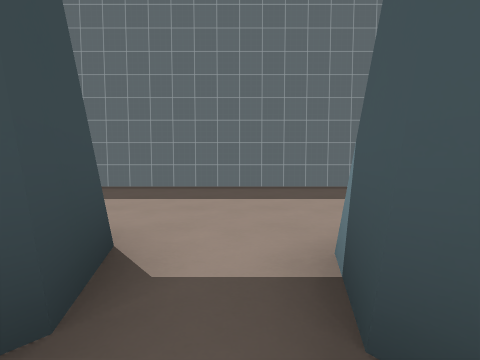
[1] (above)

24 first-person views from a walk through a Godot game level. The camera is 1.2 m above the floor, tilts 4° down and sees 80° across. The floor is counted in squares, 2 m on a side. Each view is taken from the middle of a square. On the plan, view 1 faces up. The plan holds only what a view shows up to about 9 squares ahead; the rest is blank. The place goes on beyond the plan. Characters and animated objects are left out. Surface patterns are stand-ins for the level's own textures.

[2]
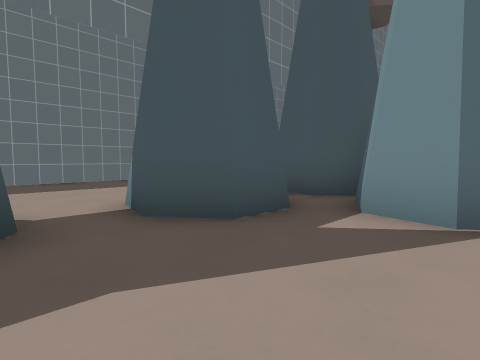

[3]
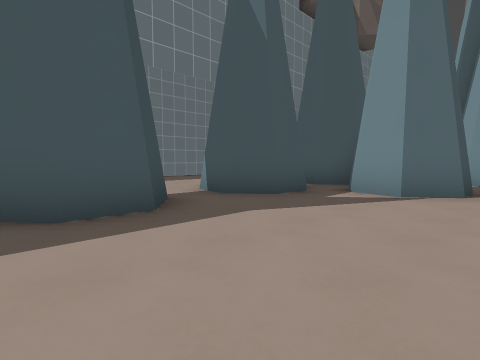

[4]
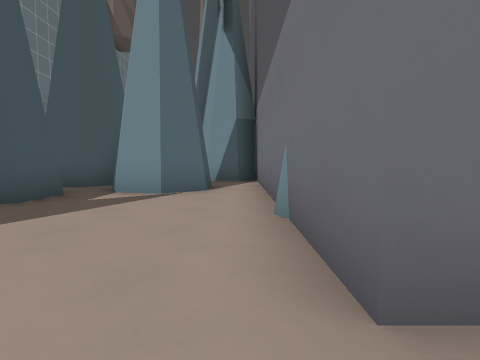

[5]
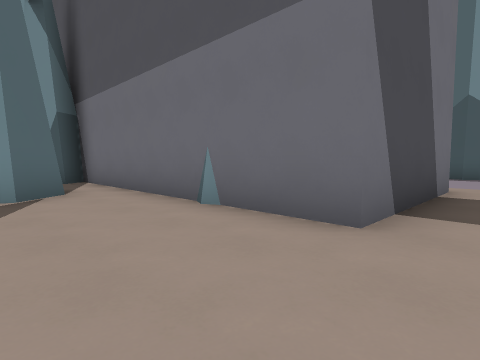

[6]
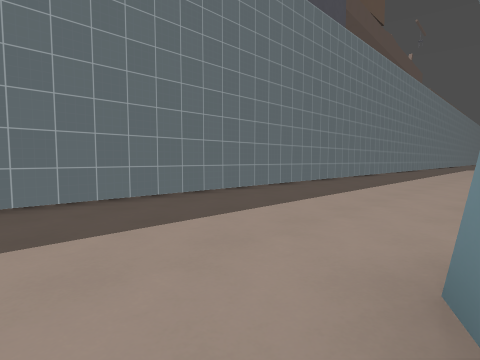

[7]
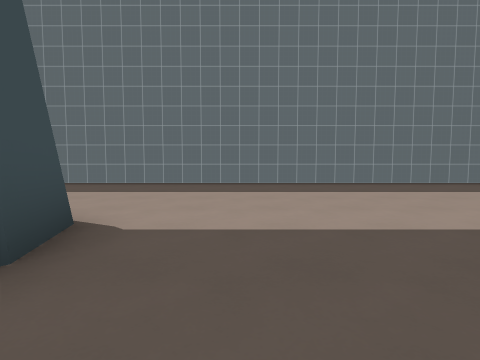

[8]
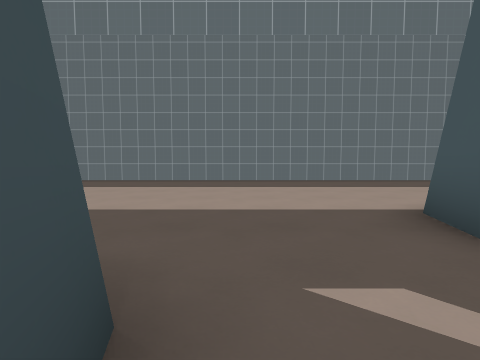

[9]
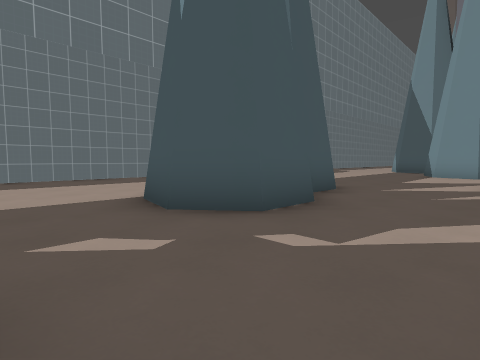

[10]
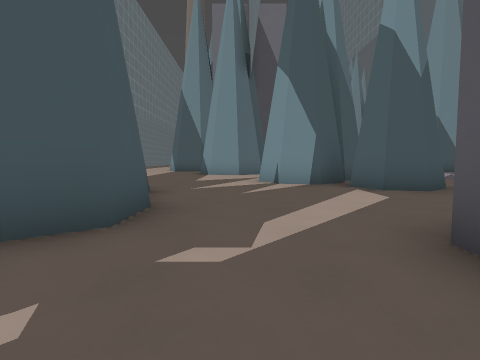

[11]
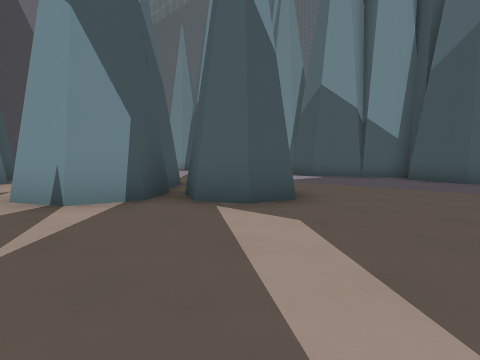

[12]
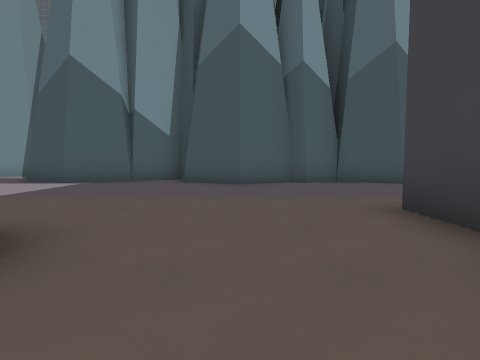

[13]
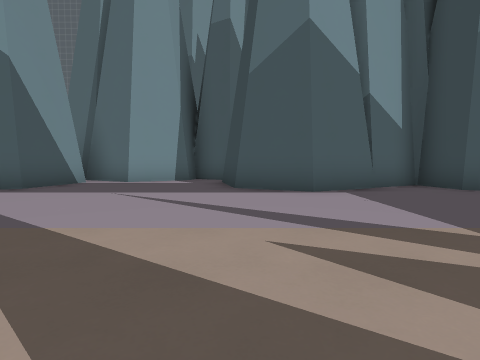

[14]
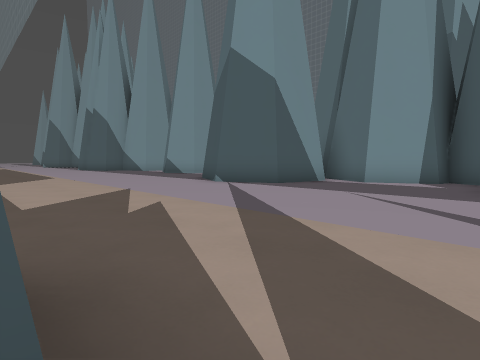

[15]
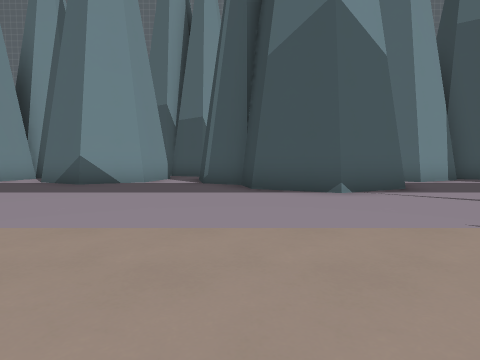

[16]
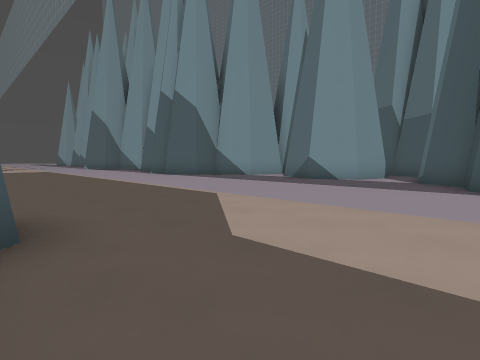

[17]
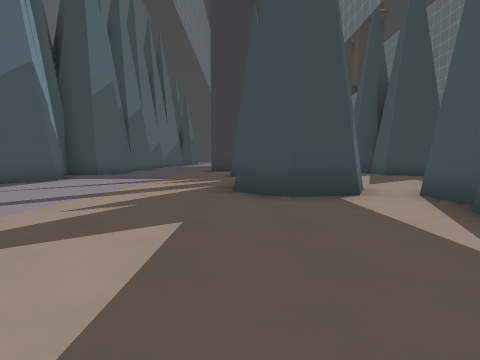

[18]
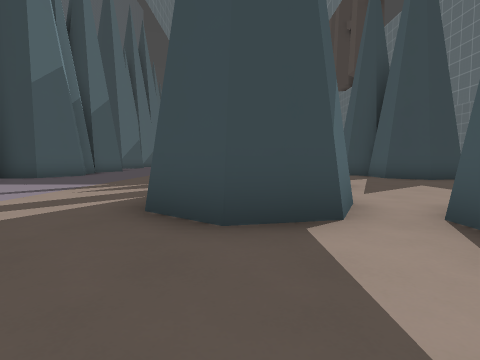

[19]
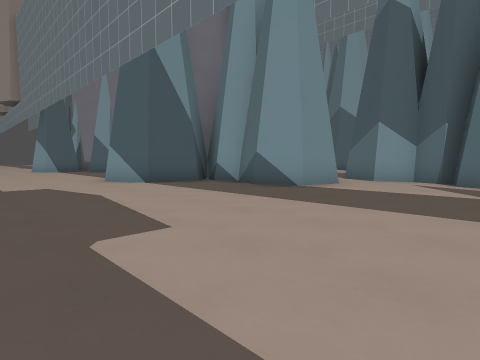

[20]
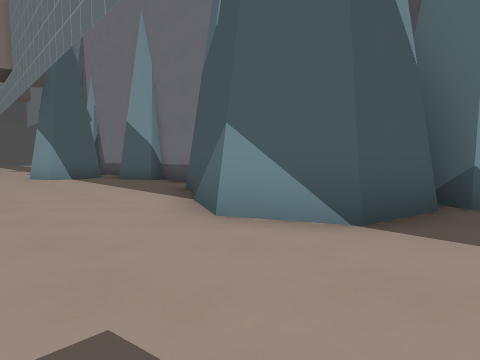

[21]
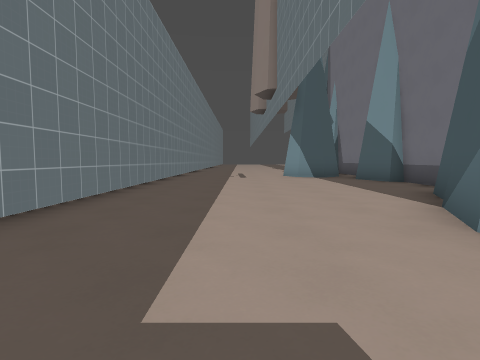

[22]
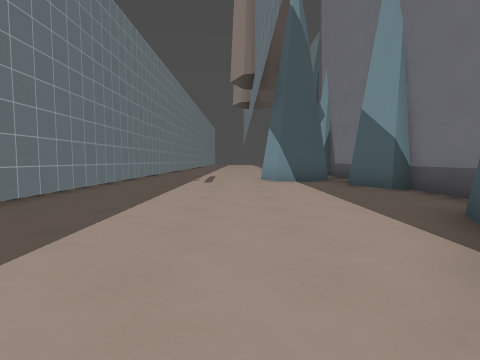

[23]
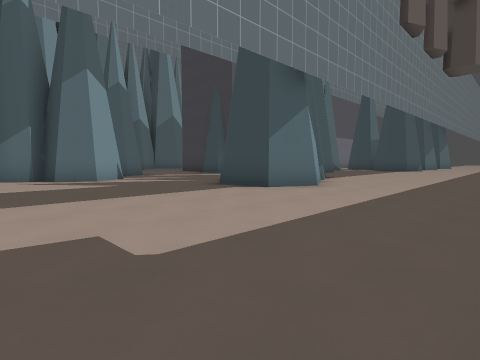

[24]
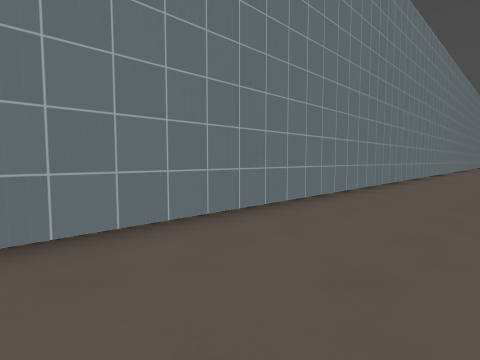

### Floor plan
Key: @ floor where view 1 was taken; # wall or solid block; x gap in a wall; . main floor; : floor 0.25 m higher than the main floor.
Columns run from 3 left of view 1 to 36 right of it. Each row starts with its distance up from view 1.
  7 #####################   ################
  6 ........................................
  5  .......................................
  4  .......................................
  3  .......................................
  2   #.##..#.........###.................##
  1 x##.##.##.......#####........####.....##
  0 ...@...# ... ...####.........#  ##...#..
 -1 ......##  .  #............####   #####
 -2 ......#..#    ............###
 -3 .........#    ........##...##
 -4 .#########      #....######...
 -5 .#              #...##.# ##.......#.
 -6 .#              #...# ...#..............
 -7  #              #.......................
 -8  .              ........................
 -9  .             .........................
-10  .             .........................
-11  .            ....:....................
-12  #            ######..###....###......
-13                    #### #....# ##......
-14                         #..#.#  ##.###.#
-15                         ######   ..#   #

Positions as (right, up) in squares from view 1, and headings:
1: (0, 0), facing up
2: (-1, -2), facing up-right
3: (-3, -3), facing up-right
4: (-3, -3), facing right
5: (-3, -1), facing down-right
6: (0, 2), facing up-right
7: (7, -1), facing up
8: (11, -2), facing up
9: (11, -3), facing up-right
10: (11, -2), facing right
11: (14, -2), facing down-right
12: (15, -4), facing down
13: (21, -6), facing down
14: (21, -6), facing down-right
15: (29, -6), facing down
16: (28, -5), facing down-right
17: (28, -6), facing left
18: (26, -5), facing left
19: (19, 5), facing down-right
20: (25, 4), facing down-right
21: (25, 4), facing right
22: (27, 3), facing right
23: (22, 6), facing down-left
24: (21, 4), facing up-right
